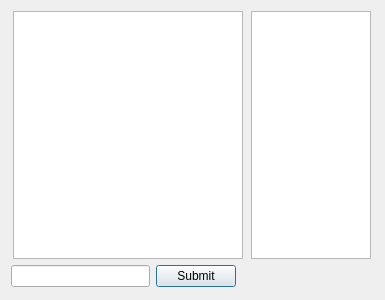
<?xml version="1.0" encoding="UTF-8"?>
<ui version="4.0">
 <class>Chat</class>
 <widget class="QDialog" name="Chat">
  <property name="windowModality">
   <enum>Qt::NonModal</enum>
  </property>
  <property name="enabled">
   <bool>true</bool>
  </property>
  <property name="geometry">
   <rect>
    <x>0</x>
    <y>0</y>
    <width>385</width>
    <height>300</height>
   </rect>
  </property>
  <property name="minimumSize">
   <size>
    <width>385</width>
    <height>300</height>
   </size>
  </property>
  <property name="maximumSize">
   <size>
    <width>385</width>
    <height>300</height>
   </size>
  </property>
  <property name="windowTitle">
   <string>Dialog</string>
  </property>
  <layout class="QVBoxLayout" name="verticalLayout">
   <item>
    <layout class="QHBoxLayout" name="horizontalLayout_2">
     <item>
      <widget class="QTextEdit" name="textEdit">
       <property name="maximumSize">
        <size>
         <width>230</width>
         <height>248</height>
        </size>
       </property>
       <property name="sizeIncrement">
        <size>
         <width>0</width>
         <height>0</height>
        </size>
       </property>
       <property name="baseSize">
        <size>
         <width>0</width>
         <height>0</height>
        </size>
       </property>
       <property name="cursor" stdset="0">
        <cursorShape>ArrowCursor</cursorShape>
       </property>
       <property name="readOnly">
        <bool>true</bool>
       </property>
      </widget>
     </item>
     <item>
      <widget class="QListWidget" name="listWidget">
       <property name="maximumSize">
        <size>
         <width>120</width>
         <height>248</height>
        </size>
       </property>
      </widget>
     </item>
    </layout>
   </item>
   <item>
    <layout class="QHBoxLayout" name="horizontalLayout">
     <item>
      <widget class="QLineEdit" name="inputText"/>
     </item>
     <item>
      <widget class="QPushButton" name="submitText">
       <property name="text">
        <string>Submit</string>
       </property>
      </widget>
     </item>
     <item>
      <spacer name="horizontalSpacer">
       <property name="orientation">
        <enum>Qt::Horizontal</enum>
       </property>
       <property name="sizeHint" stdset="0">
        <size>
         <width>40</width>
         <height>20</height>
        </size>
       </property>
      </spacer>
     </item>
    </layout>
   </item>
  </layout>
 </widget>
 <tabstops>
  <tabstop>submitText</tabstop>
  <tabstop>inputText</tabstop>
  <tabstop>listWidget</tabstop>
  <tabstop>textEdit</tabstop>
 </tabstops>
 <resources/>
 <connections>
  <connection>
   <sender>submitText</sender>
   <signal>clicked()</signal>
   <receiver>Chat</receiver>
   <slot>Submit()</slot>
   <hints>
    <hint type="sourcelabel">
     <x>201</x>
     <y>283</y>
    </hint>
    <hint type="destinationlabel">
     <x>266</x>
     <y>283</y>
    </hint>
   </hints>
  </connection>
  <connection>
   <sender>Chat</sender>
   <signal>newMessage(QString)</signal>
   <receiver>Chat</receiver>
   <slot>AppendText(QString)</slot>
   <hints>
    <hint type="sourcelabel">
     <x>339</x>
     <y>277</y>
    </hint>
    <hint type="destinationlabel">
     <x>353</x>
     <y>279</y>
    </hint>
   </hints>
  </connection>
 </connections>
 <slots>
  <signal>newMessage(QString)</signal>
  <slot>Submit()</slot>
  <slot>AppendText(QString)</slot>
 </slots>
</ui>
